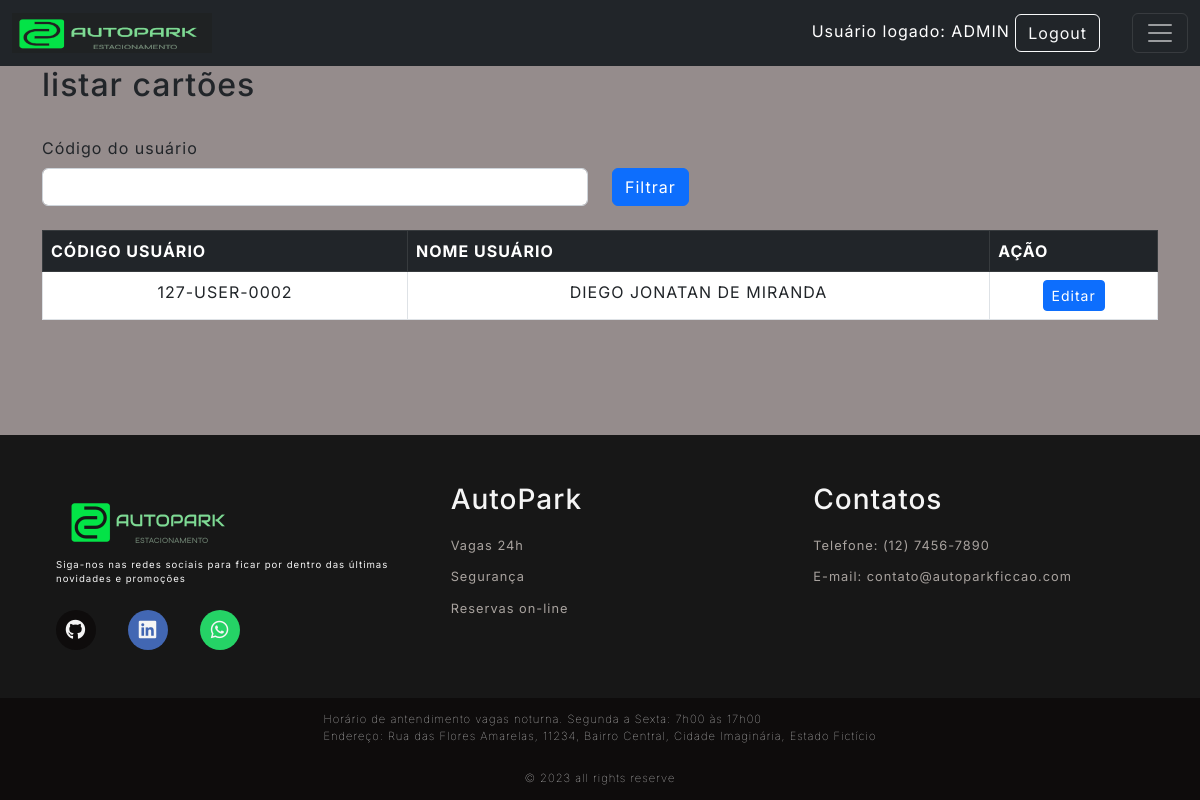
Page /cadCartao/ListCartao (signed in) on the committed database.
### Src/Model/BancoDados.py (models this page shows, shortened)
class Usuarios(UserMixin,db.Model):
  __tablename__= "Usuarios"
  id = db.Column(db.Integer, primary_key=True, autoincrement=True)
  cpf = db.Column(db.Integer, unique=True)
  codUser = db.Column(db.Integer, unique=True)
  nome = db.Column(db.String(150))
  endereco = db.Column(db.String(150))
  contato = db.Column(db.String(150))
  email = db.Column(db.String(150))
  senha = db.Column(db.String(150))
  status = db.Column(db.String(3))

### Src/View/CartoesRFID.py (the view)
@bp_cadCartoes.route('/ListCartao', methods=['GET'])
def ListCartao():
    usuarios = CartoesController.ListCartoes()
    return render_template('listaUsuariosSemcartao.html',usuarios=usuarios)

### Src/Controller/Cartoes.py (called while the page is built)
    def ListCartoes():
      usuarios_sem_cartao_rfid = db.session.query(Usuarios).outerjoin(CartaoRFID, Usuarios.id == CartaoRFID.id).\
          filter(CartaoRFID.idCard == None, Usuarios.status != "ADMIN").all()
      return usuarios_sem_cartao_rfid

### Src/View/Login.py (called while the page is built)
@login_manager.user_loader
def load_user(employee_id):
  usuario = Usuarios.query.filter_by(id=employee_id).first()
  return usuario

### Templates/listaUsuariosSemcartao.html (shortened to what this page needs)
{% extends 'base.html' %}
{% block conteudo %}
<h2>listar cartões</h2>
<br>
<div class="row">
  <label class="form-label" for="form3Example4">Código do usuário</label>
  <fieldset class="form-group col-md-6">
      <form action="{{url_for('router.cadCartao.FiltrarUser')}}" method="GET">
          <input type="text" class="form-control" name="codUser" >
  </fieldset>
  <fieldset class="form-group col-md-4">
      <button type="submit" class="btn btn-primary">Filtrar</button>
  </fieldset>
</div>
<br>
<div class="bg-white ">
  <table class="table table-bordered table-hover">
    <thead class="table-dark">
      <tr>
        <th scope="col">CÓDIGO USUÁRIO</th>
        <th scope="col">NOME USUÁRIO</th>
        <th scope="col">AÇÃO</th>
      </tr>
    </thead>
    <tbody>
      {% for usuarios in usuarios %}
      <tr>
        <td style="text-align: center;" >{{usuarios.codUser}}</td>
        <td style="text-align: center;">{{ usuarios.nome }}</td>
        <td style="text-align: center;">
          <a href="/cadCartao/atualizarCartao/{{usuarios.codUser}}/{{usuarios.id}}" class="btn btn-primary btn-sm">Editar</a>
        </td>
      </tr>
      {% endfor %}
    </tbody>
  </table>
</div>
{% endblock conteudo %}

### Templates/top.html (shortened to what this page needs)
<div id="containers">
    <nav class="navbar navbar-dark bg-dark">
        <div class="container-fluid">
            <a class="navbar-brand" href="{{url_for('router.home.index')}}">
                <img src="{{url_for('static', filename='Images/LogoNavi.png')}}" alt="Logo" class="logo">
            </a>
            <div class="ms-auto">
                {% if not current_user.nome %}
                <div class="text-end login-button">
                    <a type="button" class="btn btn-outline-light me-2"
                        href="{{url_for('router.login.login')}}">Login</a>
                </div>
                {% else %}
                <div class="text-end me-4 user-info">
                    Usuário logado: {{current_user.nome}}
                    <a type="button" class="btn btn-outline-light me-2"
                        href="{{url_for('router.login.logout')}}">Logout</a>
                </div>
                {% endif %}
            </div>
            <button class="navbar-toggler" type="button" data-bs-toggle="collapse" data-bs-target="#navbarNav" aria-controls="navbarNav" aria-expanded="false" aria-label="Toggle navigation">
                <span class="navbar-toggler-icon"></span>
            </button>
        </div>
    </nav>
</div>

### Public/style.css (style rules this page uses)
:root { --color-neutral-0: #0e0c0c; --color-neutral-10: #171717; --color-neutral-30: #a8a29e; --color-neutral-40: #f5f5f5; --color-neutral-50: #958c8c; }
* { font-family: 'Inter', sans-serif; margin: 0; padding: 0; box-sizing: border-box; letter-spacing: 1px; }
body { background: var(--color-neutral-50); display: flex; flex-direction: column; min-height: 100vh; }
.logo { width: 200px; height: 40px; }
.user-info { text-align:right; color:white; width:300px; }
.user-info { text-align: right; color: white; width: 600px; white-space: nowrap; overflow: hidden; text-overflow: ellipsis; }

### rows in the picture
Usuarios: nome "ADMIN"
Usuarios: codUser "127-USER-0002", nome "DIEGO JONATAN DE MIRANDA"
